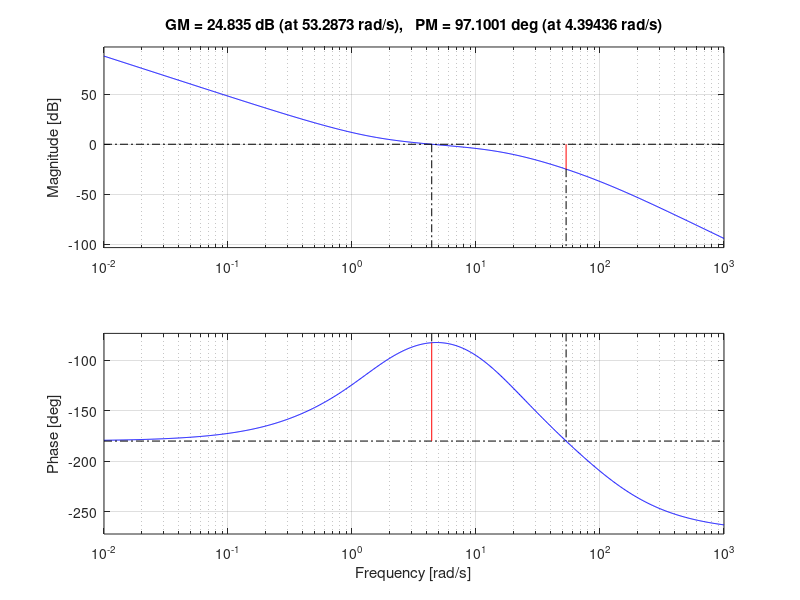
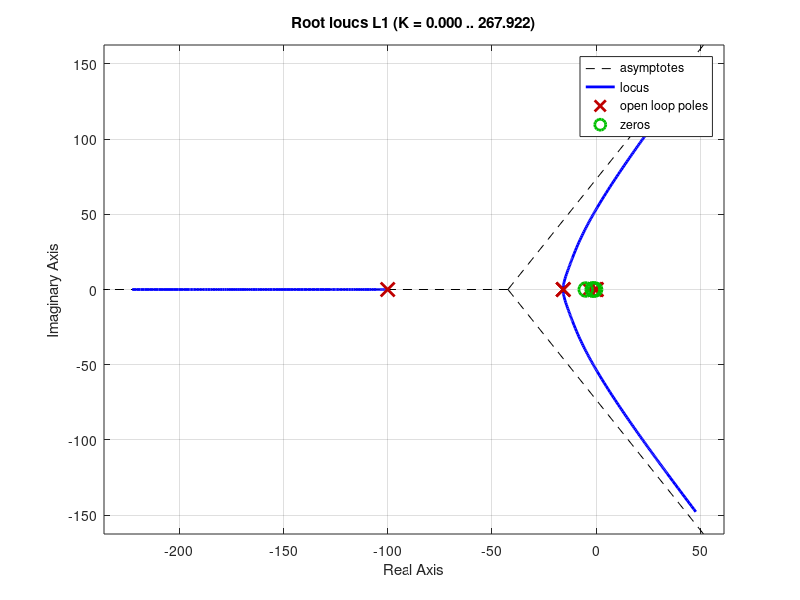
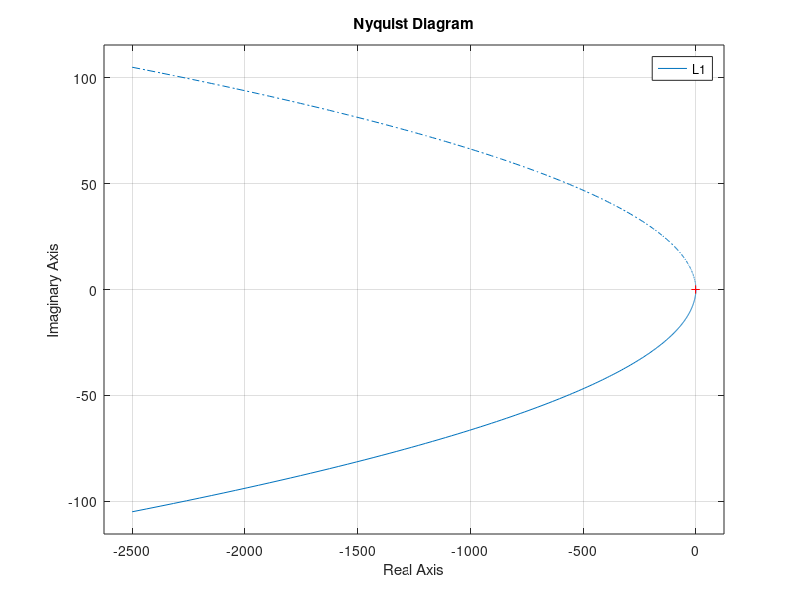
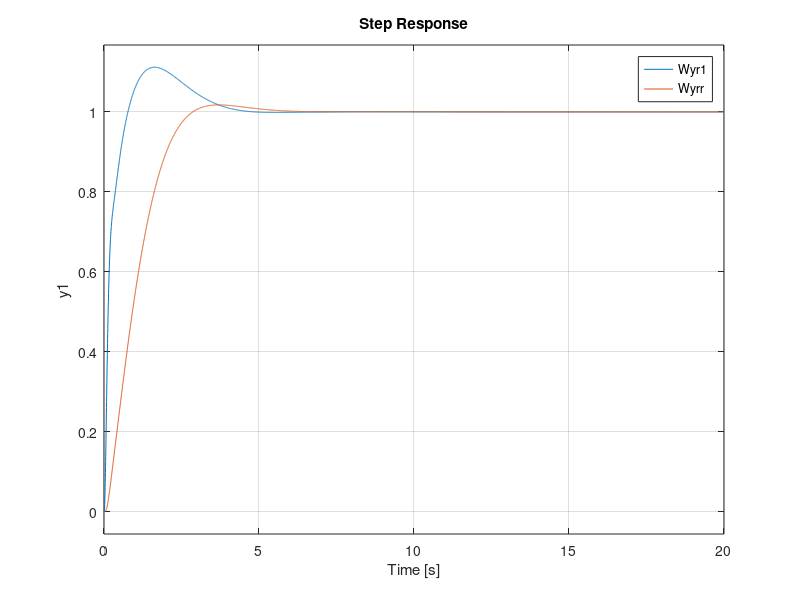

The MATLAB source for these figures, in order:
% Controlli Automatici - Esame 22-02-2022

% Specifiche del controllore C:
% - Errore nullo per riferimento a rampa
% - Overshoot più piccolo possibile
% - Tempo di assestamento t_s più piccolo possibile

clc;
clearvars;
close all;

s = tf("s");
P = -(s + 5) / (s * (s^2 + 4*s + 2));

% Utilizzo i diagrammi di Bode, il luogo delle radici e il diagramma di
% Nyquist per avere informazioni sul plant P

% figure;
% margin(P);
% grid on;
% 
% figure;
% rlocus(P);
% 
% figure;
% nyquist(P);

% Soluzione 1: sintetizzare il controllore C partendo dal luogo delle
% radici. In particolare sapendo che P = -(s + 5) / (s * (s^2 + 4*s + 2))
% per ottenere un errore a regime nullo per il riferimento a rampa abbiamo
% che e_ss = lim_{s -> 0} s * -(s + 5) / (s * (s + 4*s + 2)) * R/s^2 =
% lim_{s -> 0} -(s + 5) / (s * (s^2 + 4*s + 2)) che essendo un sistema di
% tipo 1, per un riferimento a rampa, otteniamo e_ss = R / K, quindi
% aggiungo un polo nell'origine in modo tale che il sistema diventi di tipo
% 2, che per un riferimento a rampa ci permette di ottenere e_ss = 0.
% Inoltre inserisco un guadagno Kc1 = -1 per cambiare il segno al luogo
% delle radici poichè abbiamo sempre studiato per semplicità il caso K > 0.
% Pertanto la prima azione di controllo è un'azione di tipo PI.

Kc1 = -1;
C1 = Kc1 / s;

% A questo punto osserviamo che il luogo delle radici, del controllore che
% stiamo realizzando, presenta un polo all'infinito, pertanto conviene
% aggiungere uno zero per attirare tale polo nel semipiano sinistro. 
% Tuttavia con quest'ultima aggiunta il controllore C è descritto da una
% funzione propria (n = m), pertanto possiamo aggiungere anche un polo per
% rendere il controllore strettamente proprio (n > m).

tau_z1 = 1 / 0.5;
tau_p1 = 1 / 100;
C2 = (1 + tau_z1 * s) / (1 + tau_p1 * s);

% C = C1 * C2;
% figure;
% margin(C * P);
% pole(C * P)

% Utilizzando la funzione nyquist(C * P); è facile verificare che il
% sistema retroazionato è instabile. Pertanto possiamo utilizzare una rete
% correttrice per aumentare il margine di fase. In particolare la rete che
% ci permette di fare ciò è una rete anticipatrice, che talvolta diminuisce
% la sovraelongazione massima e il tempo di assestamento t_s.
% Tuttavia bisogna ricordare che alpha < 1, tau_ra > alpha * tau_ra e che
% w_m = 1 / (tau_ra * sqrt(alpha)).
% In particolare dall'ultima formula è possibile ricavare il valore di
% tau_ra e questo vuol dire che il valore di w_m risulterà arbitrario.

alpha = 0.1;
w_m = 5;
tau_ra = 1 / (w_m * sqrt(alpha));
Ra = (1 + tau_ra * s) / (1 + alpha * tau_ra * s);

% A questo punto costruiamo il blocco del controllore C, la funzione di
% guadagno ad anello aperto L(s) e anche la funzione del sistema in
% retroazione Wyr(s). Utilizzando il controllore C = C1 * C2 * Ra ed in
% particolare analizzando la risposta al gradino unitario ci accorgiamo che
% la sovraelongazione massima è del 41.4% mentre il tempo di assestamento è
% pari a t_s = 5.26s. Pertanto possiamo ottenere sicuramente risultati
% migliori. Ma in che modo? Se analizziamo il diagramma di Nyquist o i
% diagrammi di Bode vediamo che il margine di fase è Mf = 37.6deg ma
% normalmente per garantire la stabilità a lungo termine tale valore deve
% essere compreso tra 45deg e 60deg. Pertanto possiamo provare ad
% utilizzare nuovamente (in cascata) la rete correttrice Ra e ci aspettiamo
% che la sovraelongazione massima e il tempo di assestamento t_s
% diminuiscano ulteriormente.

% Utilizzando il controllore C = C1 * C2 * Ra^2 ed in particolare
% analizzando la risposta al gradino unitario ci accorgiamo che la
% sovraelongazione massima è 11.2% mentre il tempo di assestamento è
% pari a t_s = 3.62s. Pertanto poichè un overshoot accettabile è compreso
% tra 4% e 25% e poichè il tempo t_s si verifica per 0.6 < zeta < 0.7
% circa, possiamo affermare di aver rispettato ed implementato le
% specifiche di progettazione.

C = C1 * C2 * Ra^2;
L1 = C * P;
Wyr1 = minreal(L1 / (1 + L1));

% Tuttavia possiamo migliorare ancora di più le specifiche inserendo un
% filtro passa basso Fr per rendere più smooth il segnale di riferimento,
% andando a filtrare le componenti ad alta frequenza del sistema e quindi
% riducendo ulteriormente la sovraelongazione massima. In particolare
% consideriamo Fr(s) = 1 / (1 + tau_fr * s) dove tau_fr = 1 in modo tale
% che il modulo della f.d.t. |F(jw)| = 1 / sqrt(1 + w^2 * tau_fr^2) e
% pertanto tracciando i diagrammi di Bode si evince che in corrispondenza
% della pulsazione di taglio w_c = 1 / tau_fr il guadagno calcolato in w_c
% è |Fr(jw_c)| = 1 / sqrt(2), che corrisponde ad un'attenuazione del
% segnale di -3dB. Inoltre ci costruiamo la funzione Wyrr(s) che
% naturalmente sarà data dalla cascata tra Fr(s) e Wyr1(s).

tau_fr = 1;
Fr = 1 / (1 + tau_fr * s);

% figure;
% margin(Fr);
% grid on;

Wyrr = Fr * Wyr1;

% Utilizzo i diagrammi di Bode, il luogo delle radici e il diagramma di
% Nyquist per avere informazioni sulla funzione del guadagno ad anello
% L(s), sul sistema in retroazione Wyr1(s) e sul sistema filtrato Wyrr(s)
% (sempre in retroazione).

figure;
margin(L1);
grid on;

figure;
rlocus(L1);

figure;
nyquist(L1);

figure;
step(Wyr1, Wyrr);
grid on;

% Utilizzando il filtro Fr(s) ed in particolare analizzando la risposta al 
% gradino unitario ci accorgiamo che la sovraelongazione massima è 1.76%
% mentre il tempo di assestamento è pari a t_s = 2.58s. Pertanto possiamo
% affermare di aver migliorato ulteriormente le specifiche di progetto.

% A questo punto è il momento di analizzare se la soluzione proposta è
% accettabile, ed in particolare confrontiamo la risposta del sistema in
% retroazione con filtraggio a tempo continuo Wyrr(t) con l'imgresso a
% rampa.

t = 0:0.1:100;
ramp = t;

figure;
lsim(Wyrr, ramp, t);
grid on;











